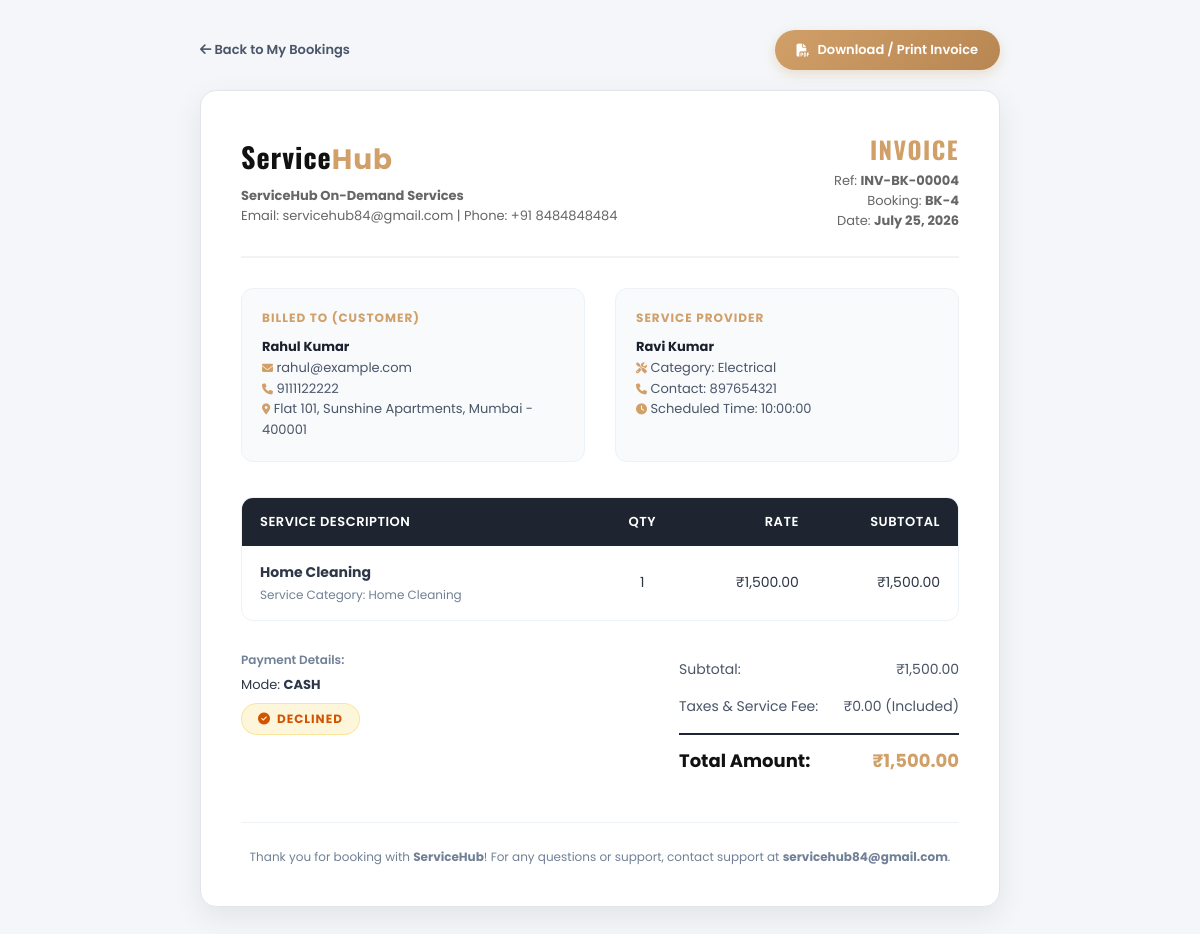
Page /api/invoice.php?bookingid=4 on the committed database.
### tables this page shows
CREATE TABLE `booking` (
  `bookingid` int(11) NOT NULL,
  `userid` int(11) NOT NULL,
  `providerid` int(11) NOT NULL,
  `serviceid` int(11) NOT NULL,
  `date` date NOT NULL,
  `time` time NOT NULL,
  `status` enum('pending','confirmed','in-progress','completed','cancelled','canceled','declined') DEFAULT 'pending',
  `description` text DEFAULT NULL,
  `paymentmode` enum('cash','online') NOT NULL,
  `amount` decimal(10,2) NOT NULL
);

CREATE TABLE `users` (
  `userid` int(11) NOT NULL,
  `name` varchar(100) NOT NULL,
  `email` varchar(150) NOT NULL,
  `phone` varchar(15) NOT NULL,
  `address` text NOT NULL,
  `city` varchar(100) NOT NULL,
  `pincode` varchar(100) NOT NULL,
  `password` varchar(250) NOT NULL
);

CREATE TABLE `providers` (
  `providerid` int(11) NOT NULL,
  `name` varchar(100) NOT NULL,
  `email` varchar(150) NOT NULL,
  `phone` varchar(15) NOT NULL,
  `category` varchar(50) NOT NULL,
  `experience` int(11) NOT NULL,
  `address` text NOT NULL,
  `city` varchar(100) NOT NULL,
  `pincode` varchar(100) NOT NULL,
  `document` varchar(255) NOT NULL,
  `status` enum('Active','Inactive') NOT NULL,
  `password` varchar(255) NOT NULL
);

CREATE TABLE `services` (
  `serviceid` int(11) NOT NULL,
  `name` varchar(100) NOT NULL,
  `description` text NOT NULL
);

### api/invoice.php (the view, shortened to what this page needs)
<?php
$db = getDB();
$bookingid = isset($_GET['bookingid']) ? (int)$_GET['bookingid'] : 0;
$stmt = $db->prepare("
    SELECT b.*,
           s.name as category_name,
           u.name as customer_name, u.email as customer_email, u.phone as customer_phone, u.address as customer_address, u.city as customer_city, u.pincode as customer_pincode,
           p.name as provider_name, p.phone as provider_phone, p.email as provider_email, p.category as provider_category
    FROM booking b
    LEFT JOIN services s ON b.serviceid = s.serviceid
    LEFT JOIN users u ON b.userid = u.userid
    LEFT JOIN providers p ON b.providerid = p.providerid
    WHERE b.bookingid = ?
");
$stmt->bind_param("i", $bookingid);
$stmt->execute();
$res = $stmt->get_result();
$booking = $res->fetch_assoc();
$service_name = $booking['category_name'] ?? 'General Service';
$invoice_ref = 'INV-BK-' . str_pad($booking['bookingid'], 5, '0', STR_PAD_LEFT);
$booking_ref = 'BK-' . $booking['bookingid'];
$amount = (float)$booking['amount'];
$formatted_amount = number_format($amount, 2);
$full_address = $booking['customer_address'] ?? 'Customer Location';
if (!empty($booking['customer_city']) && strpos($full_address, $booking['customer_city']) === false) {
    $full_address .= ', ' . $booking['customer_city'];
}
if (!empty($booking['customer_pincode']) && strpos($full_address, $booking['customer_pincode']) === false) {
    $full_address .= ' - ' . $booking['customer_pincode'];
}
?>
<!DOCTYPE html>
<html lang="en">
<head>
    <link rel="stylesheet" href="https://cdnjs.cloudflare.com/ajax/libs/font-awesome/6.4.0/css/all.min.css">
</head>
<body>
    <div class="actions-bar">
        <a href="javascript:history.back()" class="btn-back"><i class="fas fa-arrow-left"></i> Back to My Bookings</a>
        <button class="btn-print" onclick="window.print()"><i class="fas fa-file-pdf"></i> Download / Print Invoice</button>
    </div>
    <div class="invoice-card">
        <div class="invoice-header">
            <div>
                <div class="brand-logo">Service<span>Hub</span></div>
                <div class="invoice-meta" style="margin-top: 5px;">
                    <div><strong>ServiceHub On-Demand Services</strong></div>
                    <div>Email: servicehub84@gmail.com | Phone: +91 8484848484</div>
                </div>
            </div>
            <div class="invoice-title">
                <h1>INVOICE</h1>
                <div class="invoice-meta">
                    <div>Ref: <strong><?= $invoice_ref ?></strong></div>
                    <div>Booking: <strong><?= $booking_ref ?></strong></div>
                    <div>Date: <strong><?= date('F j, Y', strtotime($booking['date'])) ?></strong></div>
                </div>
            </div>
        </div>
        <div class="details-grid">
            <div class="info-box">
                <h3>Billed To (Customer)</h3>
                <p><strong><?= htmlspecialchars($booking['customer_name'] ?? 'Customer') ?></strong></p>
                <p><i class="fas fa-envelope" style="font-size:11px; color:#d19f68;"></i> <?= htmlspecialchars($booking['customer_email'] ?? 'N/A') ?></p>
                <p><i class="fas fa-phone" style="font-size:11px; color:#d19f68;"></i> <?= htmlspecialchars($booking['customer_phone'] ?? 'N/A') ?></p>
                <p><i class="fas fa-map-marker-alt" style="font-size:11px; color:#d19f68;"></i> <?= htmlspecialchars($full_address) ?></p>
            </div>
            <div class="info-box">
                <h3>Service Provider</h3>
                <p><strong><?= htmlspecialchars($booking['provider_name'] ?? 'Assigned Technician') ?></strong></p>
                <p><i class="fas fa-tools" style="font-size:11px; color:#d19f68;"></i> Category: <?= htmlspecialchars($booking['provider_category'] ?? $booking['category_name'] ?? 'Service') ?></p>
                <p><i class="fas fa-phone" style="font-size:11px; color:#d19f68;"></i> Contact: <?= htmlspecialchars($booking['provider_phone'] ?? 'N/A') ?></p>
                <p><i class="fas fa-clock" style="font-size:11px; color:#d19f68;"></i> Scheduled Time: <?= htmlspecialchars($booking['time']) ?></p>
            </div>
        </div>
        <div class="table-wrapper">
            <table>
                <thead>
                    <tr>
                        <th style="width: 50%;">Service Description</th>
                        <th style="text-align: center;">Qty</th>
                        <th style="text-align: right;">Rate</th>
                        <th style="text-align: right;">Subtotal</th>
                    </tr>
                </thead>
                <tbody>
                    <tr>
                        <td>
                            <strong><?= htmlspecialchars($service_name) ?></strong>
                            <div style="font-size: 12px; color: #718096; margin-top: 3px;">
                                Service Category: <?= htmlspecialchars($booking['category_name'] ?? 'Home Services') ?>
                            </div>
                        </td>
                        <td style="text-align: center;">1</td>
                        <td style="text-align: right;">₹<?= $formatted_amount ?></td>
                        <td style="text-align: right;">₹<?= $formatted_amount ?></td>
                    </tr>
                </tbody>
            </table>
        </div>
        <div class="summary-section">
            <div>
                <div style="font-size: 12px; color: #718096; margin-bottom: 6px; font-weight: 600;">Payment Details:</div>
                <div style="font-size: 13px; color: #2d3748; margin-bottom: 8px;">
                    Mode: <strong><?= strtoupper($booking['paymentmode']) ?></strong>
                </div>
                <?php
                    $badgeClass = 'status-pending';
                    $statusText = strtoupper($booking['status']);
                ?>
                <span class="payment-status-badge <?= $badgeClass ?>">
                    <i class="fas fa-check-circle"></i> <?= $statusText ?>
                </span>
            </div>
            <div class="totals-table">
                <div class="totals-row">
                    <span>Subtotal:</span>
                    <span>₹<?= $formatted_amount ?></span>
                </div>
                <div class="totals-row">
                    <span>Taxes & Service Fee:</span>
                    <span>₹0.00 (Included)</span>
                </div>
                <div class="totals-row grand-total">
                    <span>Total Amount:</span>
                    <span style="color:#d19f68;">₹<?= $formatted_amount ?></span>
                </div>
            </div>
        </div>
        <div class="invoice-footer">
            <p>Thank you for booking with <strong>ServiceHub</strong>! For any questions or support, contact support at <strong>servicehub84@gmail.com</strong>.</p>
        </div>
    </div>
</body>
</html>

### api/invoice.php (style rules this page uses)
* { box-sizing: border-box; font-family: 'Poppins', sans-serif; margin: 0; padding: 0; }
body { background: #f4f6f9; color: #333; padding: 30px 15px; }
.invoice-card { max-width: 800px; margin: 0 auto; background: #ffffff; border-radius: 16px; box-shadow: 0 10px 30px rgba(0,0,0,0.08); padding: 40px; border: 1px solid #e1e5eb; position: relative; }
.invoice-header { display: flex; justify-content: space-between; align-items: center; border-bottom: 2px solid #f0f2f5; padding-bottom: 25px; margin-bottom: 30px; }
.brand-logo { font-family: 'Oswald', sans-serif; font-size: 28px; font-weight: 700; color: #111; letter-spacing: 1px; }
.brand-logo span { color: #d19f68; }
.invoice-title { text-align: right; }
.invoice-title h1 { font-family: 'Oswald', sans-serif; font-size: 24px; color: #d19f68; text-transform: uppercase; letter-spacing: 1.5px; }
.invoice-meta { font-size: 13px; color: #666; margin-top: 4px; }
.details-grid { display: grid; grid-template-columns: 1fr 1fr; gap: 30px; margin-bottom: 35px; }
.info-box { background: #f8fafc; border-radius: 12px; padding: 20px; border: 1px solid #edf2f7; }
.info-box h3 { font-size: 12px; text-transform: uppercase; color: #d19f68; letter-spacing: 1px; margin-bottom: 10px; font-weight: 700; }
.info-box p { font-size: 13px; color: #4a5568; line-height: 1.6; }
.info-box strong { color: #1a202c; }
.table-wrapper { margin-bottom: 30px; border-radius: 12px; overflow: hidden; border: 1px solid #edf2f7; }
table { width: 100%; border-collapse: collapse; text-align: left; }
th { background: #1e2530; color: #fff; font-size: 13px; font-weight: 600; padding: 14px 18px; text-transform: uppercase; letter-spacing: 0.5px; }
td { padding: 16px 18px; font-size: 14px; color: #2d3748; border-bottom: 1px solid #edf2f7; }
tr:last-child td { border-bottom: none; }
.summary-section { display: flex; justify-content: space-between; align-items: flex-start; margin-top: 20px; }
.payment-status-badge { display: inline-flex; align-items: center; gap: 6px; padding: 6px 16px; border-radius: 20px; font-size: 12px; font-weight: 700; text-transform: uppercase; letter-spacing: 1px; }
.status-pending { background: rgba(241,196,15,0.15); color: #d35400; border: 1px solid rgba(241,196,15,0.3); }
.totals-table { width: 280px; }
.totals-row { display: flex; justify-content: space-between; padding: 8px 0; font-size: 14px; color: #4a5568; }
.totals-row.grand-total { border-top: 2px solid #1e2530; padding-top: 12px; margin-top: 8px; font-size: 18px; font-weight: 700; color: #111; }
.invoice-footer { border-top: 1px solid #edf2f7; padding-top: 25px; margin-top: 40px; text-align: center; color: #718096; font-size: 12px; }
.actions-bar { max-width: 800px; margin: 0 auto 20px; display: flex; justify-content: space-between; align-items: center; }
.btn-print { background: linear-gradient(135deg, #d19f68, #b88652); color: #fff; padding: 10px 22px; border-radius: 25px; font-weight: 600; font-size: 13px; border: none; cursor: pointer; display: inline-flex; align-items: center; gap: 8px; box-shadow: 0 4px 12px rgba(209,159,104,0.3); text-decoration: none; transition: all 0.25s; }
.btn-back { color: #4a5568; text-decoration: none; font-size: 13px; font-weight: 600; }

### rows in the picture
booking: bookingid "INV-BK-00004", bookingid "BK-4", date "July 25, 2026", userid.name "Rahul Kumar", userid.email "rahul@example.com", userid.phone "9111122222", userid.pincode "Flat 101, Sunshine Apartments, Mumbai - 400001", providerid.name "Ravi Kumar", providerid.category "Electrical", providerid.phone "897654321", time "10:00:00", serviceid.name "Home Cleaning", amount "1,500.00", paymentmode "CASH", status "DECLINED"
